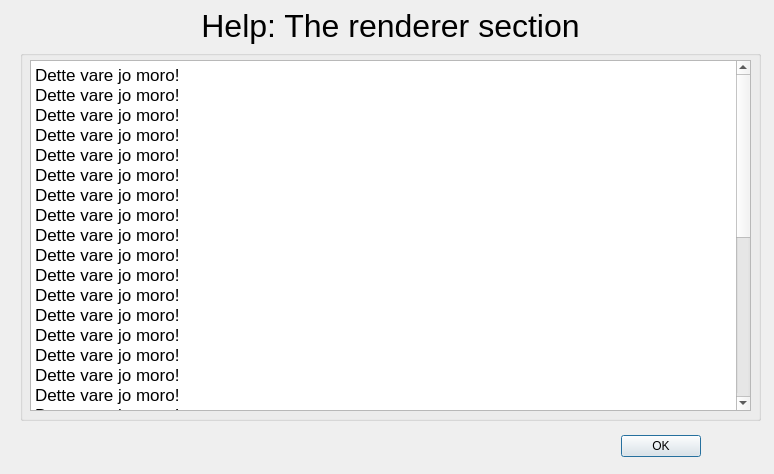
<?xml version="1.0" encoding="UTF-8"?>
<ui version="4.0">
 <class>DialogRendererHelp</class>
 <widget class="QDialog" name="DialogRendererHelp">
  <property name="geometry">
   <rect>
    <x>0</x>
    <y>0</y>
    <width>774</width>
    <height>474</height>
   </rect>
  </property>
  <property name="windowTitle">
   <string>Help</string>
  </property>
  <widget class="QDialogButtonBox" name="buttonBox">
   <property name="geometry">
    <rect>
     <x>360</x>
     <y>430</y>
     <width>341</width>
     <height>32</height>
    </rect>
   </property>
   <property name="orientation">
    <enum>Qt::Horizontal</enum>
   </property>
   <property name="standardButtons">
    <set>QDialogButtonBox::Ok</set>
   </property>
  </widget>
  <widget class="QLabel" name="label">
   <property name="geometry">
    <rect>
     <x>30</x>
     <y>0</y>
     <width>721</width>
     <height>51</height>
    </rect>
   </property>
   <property name="font">
    <font>
     <pointsize>24</pointsize>
    </font>
   </property>
   <property name="text">
    <string>Help: The renderer section</string>
   </property>
   <property name="alignment">
    <set>Qt::AlignCenter</set>
   </property>
  </widget>
  <widget class="QGroupBox" name="groupBox">
   <property name="geometry">
    <rect>
     <x>20</x>
     <y>50</y>
     <width>741</width>
     <height>371</height>
    </rect>
   </property>
   <property name="title">
    <string/>
   </property>
   <widget class="QTextBrowser" name="textBrowser">
    <property name="geometry">
     <rect>
      <x>10</x>
      <y>10</y>
      <width>721</width>
      <height>351</height>
     </rect>
    </property>
    <property name="html">
     <string>&lt;!DOCTYPE HTML PUBLIC &quot;-//W3C//DTD HTML 4.0//EN&quot; &quot;http://www.w3.org/TR/REC-html40/strict.dtd&quot;&gt;
&lt;html&gt;&lt;head&gt;&lt;meta name=&quot;qrichtext&quot; content=&quot;1&quot; /&gt;&lt;style type=&quot;text/css&quot;&gt;
p, li { white-space: pre-wrap; }
&lt;/style&gt;&lt;/head&gt;&lt;body style=&quot; font-family:'.SF NS Text'; font-size:13pt; font-weight:400; font-style:normal;&quot;&gt;
&lt;p style=&quot; margin-top:0px; margin-bottom:0px; margin-left:0px; margin-right:0px; -qt-block-indent:0; text-indent:0px;&quot;&gt;Dette vare jo moro!&lt;/p&gt;
&lt;p style=&quot; margin-top:0px; margin-bottom:0px; margin-left:0px; margin-right:0px; -qt-block-indent:0; text-indent:0px;&quot;&gt;Dette vare jo moro!&lt;/p&gt;
&lt;p style=&quot; margin-top:0px; margin-bottom:0px; margin-left:0px; margin-right:0px; -qt-block-indent:0; text-indent:0px;&quot;&gt;Dette vare jo moro!&lt;/p&gt;
&lt;p style=&quot; margin-top:0px; margin-bottom:0px; margin-left:0px; margin-right:0px; -qt-block-indent:0; text-indent:0px;&quot;&gt;Dette vare jo moro!&lt;/p&gt;
&lt;p style=&quot; margin-top:0px; margin-bottom:0px; margin-left:0px; margin-right:0px; -qt-block-indent:0; text-indent:0px;&quot;&gt;Dette vare jo moro!&lt;/p&gt;
&lt;p style=&quot; margin-top:0px; margin-bottom:0px; margin-left:0px; margin-right:0px; -qt-block-indent:0; text-indent:0px;&quot;&gt;Dette vare jo moro!&lt;/p&gt;
&lt;p style=&quot; margin-top:0px; margin-bottom:0px; margin-left:0px; margin-right:0px; -qt-block-indent:0; text-indent:0px;&quot;&gt;Dette vare jo moro!&lt;/p&gt;
&lt;p style=&quot; margin-top:0px; margin-bottom:0px; margin-left:0px; margin-right:0px; -qt-block-indent:0; text-indent:0px;&quot;&gt;Dette vare jo moro!&lt;/p&gt;
&lt;p style=&quot; margin-top:0px; margin-bottom:0px; margin-left:0px; margin-right:0px; -qt-block-indent:0; text-indent:0px;&quot;&gt;Dette vare jo moro!&lt;/p&gt;
&lt;p style=&quot; margin-top:0px; margin-bottom:0px; margin-left:0px; margin-right:0px; -qt-block-indent:0; text-indent:0px;&quot;&gt;Dette vare jo moro!&lt;/p&gt;
&lt;p style=&quot; margin-top:0px; margin-bottom:0px; margin-left:0px; margin-right:0px; -qt-block-indent:0; text-indent:0px;&quot;&gt;Dette vare jo moro!&lt;/p&gt;
&lt;p style=&quot; margin-top:0px; margin-bottom:0px; margin-left:0px; margin-right:0px; -qt-block-indent:0; text-indent:0px;&quot;&gt;Dette vare jo moro!&lt;/p&gt;
&lt;p style=&quot; margin-top:0px; margin-bottom:0px; margin-left:0px; margin-right:0px; -qt-block-indent:0; text-indent:0px;&quot;&gt;Dette vare jo moro!&lt;/p&gt;
&lt;p style=&quot; margin-top:0px; margin-bottom:0px; margin-left:0px; margin-right:0px; -qt-block-indent:0; text-indent:0px;&quot;&gt;Dette vare jo moro!&lt;/p&gt;
&lt;p style=&quot; margin-top:0px; margin-bottom:0px; margin-left:0px; margin-right:0px; -qt-block-indent:0; text-indent:0px;&quot;&gt;Dette vare jo moro!&lt;/p&gt;
&lt;p style=&quot; margin-top:0px; margin-bottom:0px; margin-left:0px; margin-right:0px; -qt-block-indent:0; text-indent:0px;&quot;&gt;Dette vare jo moro!&lt;/p&gt;
&lt;p style=&quot; margin-top:0px; margin-bottom:0px; margin-left:0px; margin-right:0px; -qt-block-indent:0; text-indent:0px;&quot;&gt;Dette vare jo moro!&lt;/p&gt;
&lt;p style=&quot; margin-top:0px; margin-bottom:0px; margin-left:0px; margin-right:0px; -qt-block-indent:0; text-indent:0px;&quot;&gt;Dette vare jo moro!&lt;/p&gt;
&lt;p style=&quot; margin-top:0px; margin-bottom:0px; margin-left:0px; margin-right:0px; -qt-block-indent:0; text-indent:0px;&quot;&gt;Dette vare jo moro!&lt;/p&gt;
&lt;p style=&quot; margin-top:0px; margin-bottom:0px; margin-left:0px; margin-right:0px; -qt-block-indent:0; text-indent:0px;&quot;&gt;Dette vare jo moro!&lt;/p&gt;
&lt;p style=&quot; margin-top:0px; margin-bottom:0px; margin-left:0px; margin-right:0px; -qt-block-indent:0; text-indent:0px;&quot;&gt;Dette vare jo moro!&lt;/p&gt;
&lt;p style=&quot; margin-top:0px; margin-bottom:0px; margin-left:0px; margin-right:0px; -qt-block-indent:0; text-indent:0px;&quot;&gt;Dette vare jo moro!&lt;/p&gt;
&lt;p style=&quot; margin-top:0px; margin-bottom:0px; margin-left:0px; margin-right:0px; -qt-block-indent:0; text-indent:0px;&quot;&gt;Dette vare jo moro!&lt;/p&gt;
&lt;p style=&quot; margin-top:0px; margin-bottom:0px; margin-left:0px; margin-right:0px; -qt-block-indent:0; text-indent:0px;&quot;&gt;Dette vare jo moro!&lt;/p&gt;
&lt;p style=&quot; margin-top:0px; margin-bottom:0px; margin-left:0px; margin-right:0px; -qt-block-indent:0; text-indent:0px;&quot;&gt;Dette vare jo moro!&lt;/p&gt;
&lt;p style=&quot; margin-top:0px; margin-bottom:0px; margin-left:0px; margin-right:0px; -qt-block-indent:0; text-indent:0px;&quot;&gt;&amp;lt;b&amp;gt;OISANN&amp;lt;/b&amp;gt;&lt;/p&gt;
&lt;p style=&quot; margin-top:0px; margin-bottom:0px; margin-left:0px; margin-right:0px; -qt-block-indent:0; text-indent:0px;&quot;&gt;Dette vare jo moro!&lt;/p&gt;
&lt;p style=&quot; margin-top:0px; margin-bottom:0px; margin-left:0px; margin-right:0px; -qt-block-indent:0; text-indent:0px;&quot;&gt;Dette vare jo moro!&lt;/p&gt;
&lt;p style=&quot; margin-top:0px; margin-bottom:0px; margin-left:0px; margin-right:0px; -qt-block-indent:0; text-indent:0px;&quot;&gt;Dette vare jo moro!&lt;/p&gt;
&lt;p style=&quot; margin-top:0px; margin-bottom:0px; margin-left:0px; margin-right:0px; -qt-block-indent:0; text-indent:0px;&quot;&gt;Dette vare jo moro!&lt;/p&gt;
&lt;p style=&quot; margin-top:0px; margin-bottom:0px; margin-left:0px; margin-right:0px; -qt-block-indent:0; text-indent:0px;&quot;&gt;Dette vare jo moro!&lt;/p&gt;
&lt;p style=&quot; margin-top:0px; margin-bottom:0px; margin-left:0px; margin-right:0px; -qt-block-indent:0; text-indent:0px;&quot;&gt;Dette vare jo moro!&lt;/p&gt;
&lt;p style=&quot; margin-top:0px; margin-bottom:0px; margin-left:0px; margin-right:0px; -qt-block-indent:0; text-indent:0px;&quot;&gt;Dette vare jo moro!&lt;/p&gt;
&lt;p style=&quot;-qt-paragraph-type:empty; margin-top:0px; margin-bottom:0px; margin-left:0px; margin-right:0px; -qt-block-indent:0; text-indent:0px;&quot;&gt;&lt;br /&gt;&lt;/p&gt;&lt;/body&gt;&lt;/html&gt;</string>
    </property>
   </widget>
  </widget>
 </widget>
 <resources/>
 <connections>
  <connection>
   <sender>buttonBox</sender>
   <signal>accepted()</signal>
   <receiver>DialogRendererHelp</receiver>
   <slot>accept()</slot>
   <hints>
    <hint type="sourcelabel">
     <x>248</x>
     <y>254</y>
    </hint>
    <hint type="destinationlabel">
     <x>157</x>
     <y>274</y>
    </hint>
   </hints>
  </connection>
  <connection>
   <sender>buttonBox</sender>
   <signal>rejected()</signal>
   <receiver>DialogRendererHelp</receiver>
   <slot>reject()</slot>
   <hints>
    <hint type="sourcelabel">
     <x>316</x>
     <y>260</y>
    </hint>
    <hint type="destinationlabel">
     <x>286</x>
     <y>274</y>
    </hint>
   </hints>
  </connection>
 </connections>
</ui>
